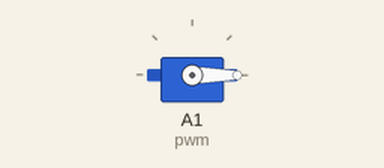
Simulated run of this program. Board: CircuitPython board. Shown: servo.

Above: at 0.05 s.
At 0.15 s:
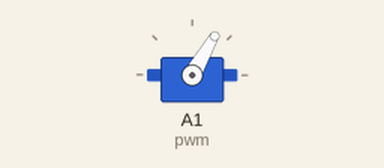
At 0.3 s:
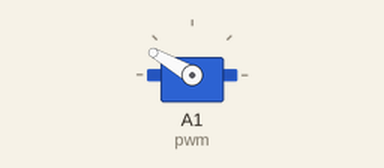
At 0.6 s:
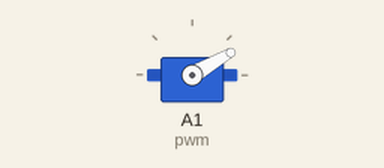
Timing chart, 0 to 3.0 s (numbered marks = the images above):
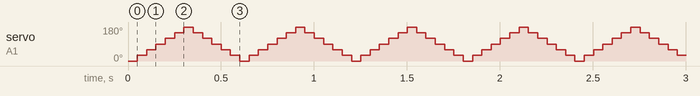

The program:

code_copy.py
```python
import time
import board
import pwmio
from adafruit_motor import servo

pwm = pwmio.PWMOut(board.A1, duty_cycle=2 ** 15, frequency=50)


my_servo = servo.Servo(pwm)

while True:
    for angle in range(0, 180, 30):  # 0 - 180 degrees, 5 degrees at a time.
        my_servo.angle = angle
        time.sleep(0.05)
    for angle in range(180, 0, -30): # 180 - 0 degrees, 5 degrees at a time.
        my_servo.angle = angle
        time.sleep(0.05)
```

Measured:
- by itself, servo on A1 (pwm): repeats every 0.60 s: 60° 0.05 s, 90° 0.05 s, 120° 0.05 s, 150° 0.05 s, 180° 0.05 s, 150° 0.05 s, 120° 0.05 s, 90° 0.05 s, 60° 0.05 s, 30° 0.05 s, 0° 0.05 s, 30° 0.05 s
